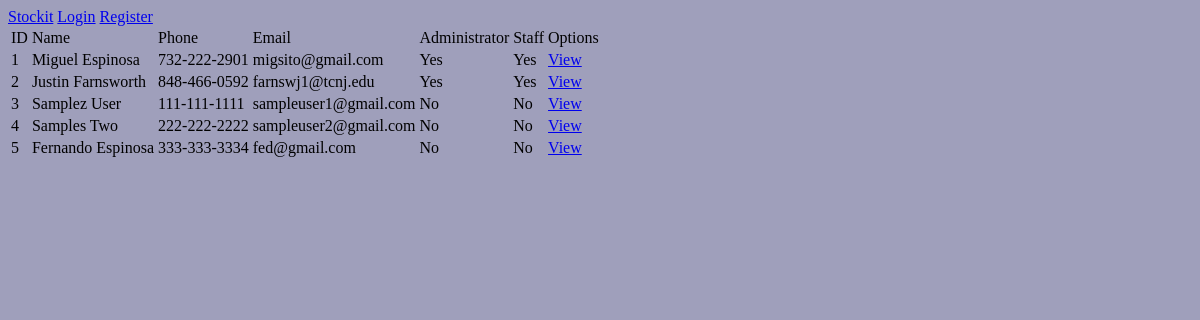
The app's page /users/, older data.
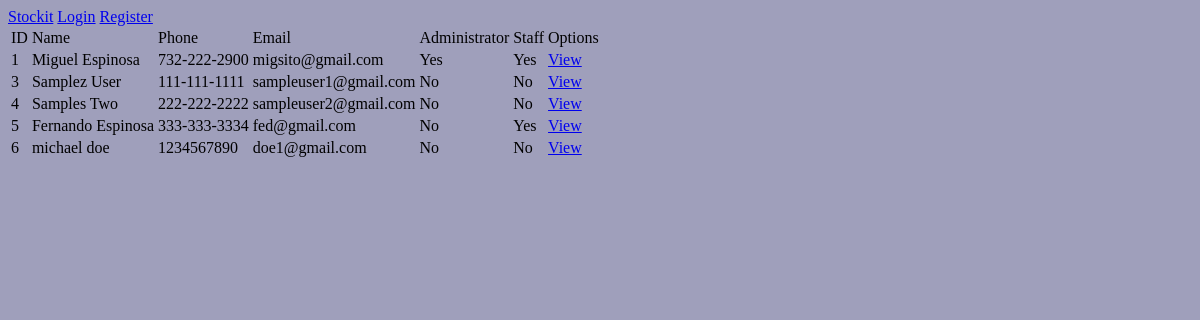
The same page, newer data.
### users/models.py (models this page shows, shortened)
class User(AbstractUser):
    phone_number = models.CharField(max_length=45, null=False)
    street_address = models.CharField(max_length=45, null=False)
    city = models.CharField(max_length=45, null=False)
    state = models.CharField(max_length=25, null=True)
    zipcode = models.CharField(max_length=5, null=True)
    @property
    def name(self):
        return self.first_name + " " + self.last_name

### users/views.py (the view)
# urls.py: path("", views.UserList.as_view(), name="list"),
class UserList(ListView):
    template_name = "users/list.html"
    model = User
    queryset = User.objects.filter(is_active=True)
    context_object_name = "users"

### users/templates/users/list.html (shortened to what this page needs)
{% extends "base.html" %}
{% block content %}
    <table>
        <thead>
            <tr>
                <td>ID</td>
                <td>Name</td>
                <td>Phone</td>
                <td>Email</td>
                <td>Administrator</td>
                <td>Staff</td>
                <td colspan="3">Options</td>
            </tr>
        </thead>
        <tbody>
            {% for user_ in users %}
            <tr>
                <td>{{ user_.id }}</td>
                <td>{{ user_.name }}</td>
                <td>{{ user_.phone_number }}</td>
                <td>{{ user_.email }}</td>
                <td>{{ user_.is_superuser|yesno:"Yes,No" }}</td>
                <td>{{ user_.is_staff|yesno:"Yes,No" }}</td>
                <td><a href="{% url 'users:detail' user_.id %}">View</a></td>
            </tr>
            {% endfor %}
        </tbody>
    </table>
{% endblock content%}

### home/templates/base.html (shortened to what this page needs)
{% load static %}
<!DOCTYPE html>
<html>
    <head>
        <link rel="stylesheet" type="text/css" href="{% static 'css/styles.css' %}">
    </head>
    <body>
        <a href="{% url 'home:home' %}">Stockit</a>
        {% if user.is_authenticated %}
            <a href="{% url 'users:logout' %}">Logout</a>
            <a href="{% url 'users:detail' user.id %}"><b>Hi, {{ user.first_name }}!</b></a>
        {% else %}
            <a href="{% url 'users:login' %}">Login</a>
            <a href="{% url 'users:register' %}">Register</a>
        {% endif %}
        {% block content %}{% endblock content %}
    </body>
</html>

### home/static/css/styles.css (style rules this page uses)
body { background-color: rgb(159, 159, 187); }

Row changes from the older to the newer data that the page shows:
removed User: id "2", name "Justin Farnsworth", phone_number "848-466-0592", email "farnswj1@tcnj.edu", is_superuser "Yes", is_staff "Yes"
changed User "Miguel Espinosa": phone_number "732-222-2901" → "732-222-2900"
changed User "Fernando Espinosa": is_staff "No" → "Yes"
added User: id "6", name "michael doe", phone_number "1234567890", email "doe1@gmail.com", is_superuser "No", is_staff "No"
